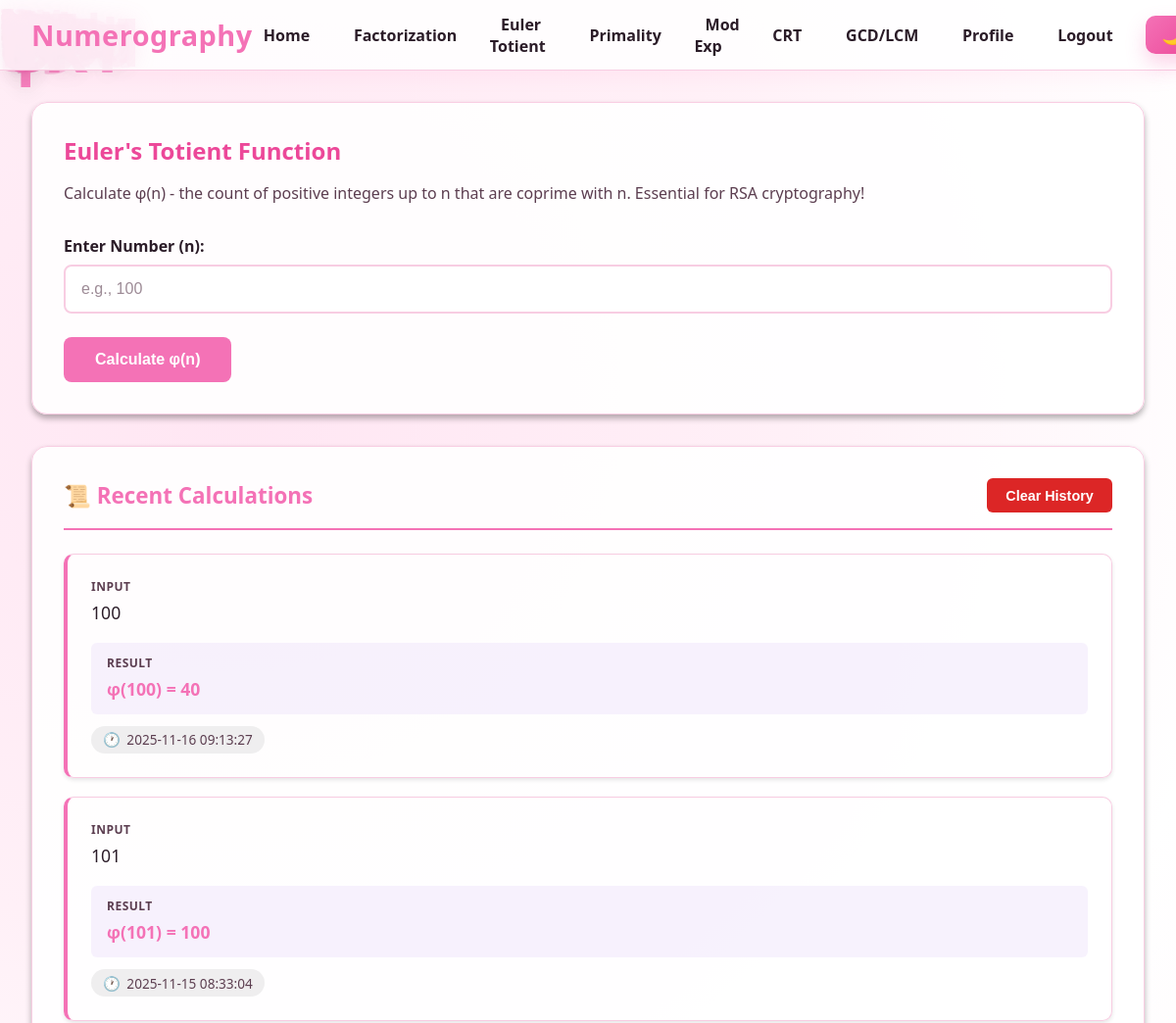
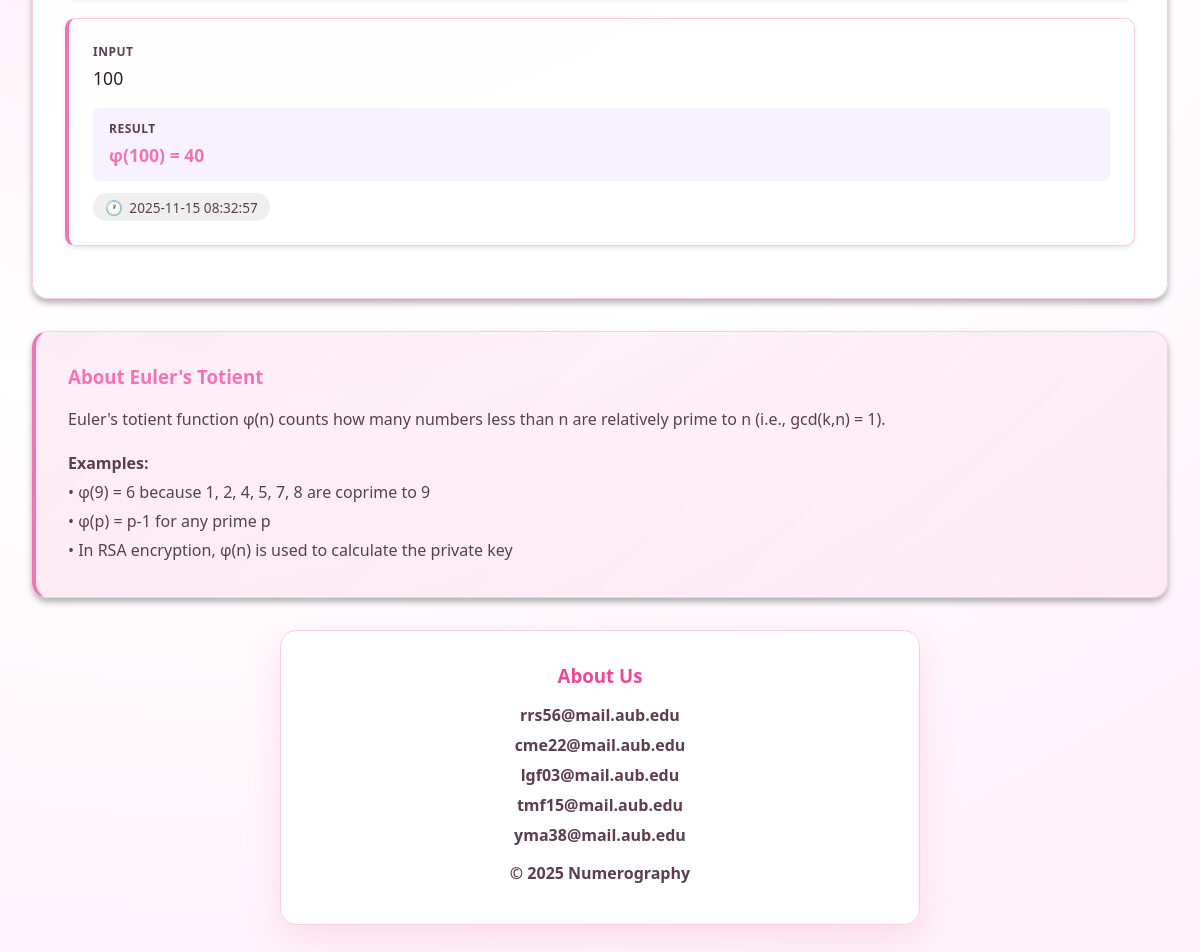
The app's page /euler-phi (signed in) with its own data (2 pictures, top to bottom).
### app.py (models this page shows)
class Calculation(db.Model):
    __tablename__ = "calculations"
    id = db.Column(db.Integer, primary_key=True)
    user_id = db.Column(db.Integer, db.ForeignKey("users.id"), nullable=True)
    operation_type = db.Column(db.String(50), nullable=False)
    input_values = db.Column(db.Text, nullable=False)
    output_result = db.Column(db.Text, nullable=False)
    notes = db.Column(db.Text, nullable=True)
    is_starred = db.Column(db.Boolean, default=False)
    computed_at = db.Column(db.DateTime, default=datetime.utcnow)

### app.py (the view)
@app.route("/euler-phi")
def euler_phi():
    history = fetch_calculation_history("euler_phi")
    return render_template("euler_phi.html", history=history)

### app.py (called while the page is built, shortened)
@login_manager.user_loader
def load_user(user_id):
    return User.query.get(int(user_id))

def fetch_calculation_history(operation):
    if current_user.is_authenticated:
        calcs = Calculation.query.filter_by(
            user_id=current_user.id,
            operation_type=operation
        ).order_by(Calculation.computed_at.desc()).limit(15).all()
        return [{
            "id": c.id,
            "inputs": format_inputs_for_display(operation, c.input_values),
            "result": c.output_result,
            "timestamp": c.computed_at.strftime("%Y-%m-%d %H:%M:%S"),
            "starred": c.is_starred
        } for c in calcs]

### templates/euler_phi.html (shortened to what this page needs)
{% extends "base.html" %}
{% block content %}
<div class="card">
    <h2>Euler's Totient Function</h2>
    <p style="color: var(--text-muted); margin-bottom: 2rem;">
        Calculate φ(n) - the count of positive integers up to n that are coprime with n. Essential for RSA cryptography!
    </p>
    <form id="calcForm">
        <div class="form-group">
            <label for="number">Enter Number (n):</label>
            <input type="number" id="number" name="number" min="1" required placeholder="e.g., 100">
        </div>
        <button type="submit" class="btn btn-primary">Calculate φ(n)</button>
    </form>
</div>
{% if history %}
<div class="card history-section">
    <div class="history-header">
        <h3>📜 Recent Calculations</h3>
        <button id="clearHistoryBtn" class="btn btn-danger">Clear History</button>
    </div>
    <div id="historyList">
        {% for item in history %}
        <div class="history-item">
            <div class="history-item-input">
                <div class="history-item-label">Input</div>
                <div class="history-item-content">{{ item.inputs }}</div>
            </div>
            <div class="history-item-result">
                <div class="history-item-label">Result</div>
                <div class="history-item-content">{{ item.result }}</div>
            </div>
            <div class="timestamp">{{ item.timestamp }}</div>
        </div>
        {% endfor %}
    </div>
</div>
{% endif %}
<div class="card about-section">
    <h3>About Euler's Totient</h3>
    <p style="color: var(--text-muted); line-height: 1.8; margin-bottom: 1rem;">
        Euler's totient function φ(n) counts how many numbers less than n are relatively prime to n (i.e., gcd(k,n) = 1).
    </p>
    <p style="color: var(--text-muted); line-height: 1.8;">
        <strong>Examples:</strong><br>
        • φ(9) = 6 because 1, 2, 4, 5, 7, 8 are coprime to 9<br>
        • φ(p) = p-1 for any prime p<br>
        • In RSA encryption, φ(n) is used to calculate the private key
    </p>
</div>
{% endblock %}

### templates/base.html (style rules this page uses)
* { margin: 0; padding: 0; box-sizing: border-box; }
:root { --primary: #f472b6; --primary-dark: #ec4899; --text: #2b1c28; --text-muted: #5c3e50; --border: #f8cde2; --card: rgba(255, 255, 255, 0.9); --card-strong: rgba(255, 255, 255, 0.95); --glow: 0 12px 35px rgba(244, 114, 182, 0.2); --accent: #9b8cff; --mint: #cce0ff; --citrus: #f3a5d6; --night: #0b111c; --font-display: "Segoe UI", "Helvetica Neue", sans-serif; --gradient: radial-gradient(circle at 20% 20%, #ffe6f3 0, #fff0f7 30%, #ffffff 55%, #fef2f8 90%); }
body { font-family: var(--font-display); background: var(--gradient) fixed; color: var(--text); min-height: 100vh; transition: background 0.4s ease, color 0.3s ease; position: relative; overflow-x: hidden; }
.card { background: var(--card); border: 1px solid var(--border); border-radius: 16px; padding: 2rem; margin-bottom: 2rem; backdrop-filter: blur(12px); box-shadow: var(--glow); }
.card h2, .test-heading { color: var(--primary-dark); margin-bottom: 1rem; }

### templates/euler_phi.html (style rules this page uses)
.form-group { margin-bottom: 1.5rem; }
.form-group label { display: block; font-size: 1rem; font-weight: 600; margin-bottom: 0.5rem; color: var(--text); }
.form-group input { width: 100%; padding: 0.875rem 1rem; font-size: 1rem; background-color: rgba(255,255,255,0.9); border: 2px solid var(--border); border-radius: 8px; color: #000; transition: all 0.3s ease; }
.form-group input::placeholder { color: var(--text-muted); opacity: 0.6; }
.btn { padding: .875rem 2rem; font-size:1rem; font-weight:600; border:none; border-radius:8px; cursor:pointer; transition:.3s; display:inline-block; }
.btn-primary { background: var(--primary); color:white; }
.card { animation: fadeIn .5s ease-out; box-shadow:0 4px 6px rgba(0,0,0,.3); }
.history-section { margin-top: 2rem; }
.history-header { display: flex; justify-content: space-between; align-items: center; margin-bottom: 1.5rem; padding-bottom: 1rem; border-bottom: 2px solid var(--primary); }
.history-header h3 { color: var(--primary); font-size: 1.4rem; font-weight: 700; margin: 0; }
.history-item { padding: 1.5rem; background: var(--bg-card); border: 1px solid var(--border); border-left: 4px solid var(--primary); border-radius: 10px; margin-bottom: 1.2rem; transition: all 0.3s ease; box-shadow: 0 2px 4px rgba(0,0,0,0.1); animation: slideIn 0.4s ease-out; }
.history-item-label { font-size: 0.75rem; text-transform: uppercase; letter-spacing: 0.5px; color: var(--text-muted); font-weight: 600; margin-bottom: 0.25rem; }
.history-item-content { font-size: 1.1rem; color: var(--text); font-weight: 500; line-height: 1.6; }
.history-item-input { margin-bottom: 1rem; }
.history-item-result { background: rgba(155, 93, 229, 0.08); padding: 0.75rem 1rem; border-radius: 6px; margin-bottom: 0.75rem; }
.history-item-result .history-item-content { color: var(--primary); font-weight: 600; }
.timestamp { display: inline-flex; align-items: center; gap: 0.4rem; color: var(--text-muted); font-size: 0.85rem; font-weight: 500; padding: 0.3rem 0.75rem; background: rgba(100, 100, 100, 0.1); border-radius: 20px; }
.timestamp::before { content: "🕐"; font-size: 0.9rem; }
.btn-danger { background: #dc2626; color: white; padding: 0.6rem 1.2rem; font-size: 0.9rem; font-weight: 600; border: none; border-radius: 6px; cursor: pointer; transition: all 0.3s ease; }
.about-section { background: linear-gradient(135deg, rgba(244, 114, 182, 0.12), rgba(244, 114, 182, 0.08)); border-left:4px solid var(--primary); }
.about-section h3 { color: var(--primary); margin-bottom:1rem; }

### records on screen
Calculation: inputs "100", result "φ(100) = 40", timestamp "2025-11-16 09:13:27"
Calculation: inputs "101", result "φ(101) = 100", timestamp "2025-11-15 08:33:04"
Calculation: inputs "100", result "φ(100) = 40", timestamp "2025-11-15 08:32:57"
